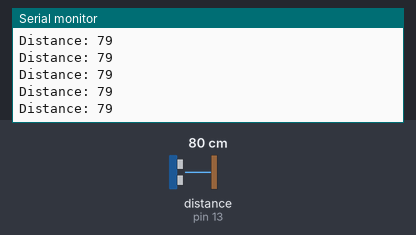
This sketch was run on a simulated Arduino Uno, built with avr-gcc and run on an emulated ATmega328P. On the bench: the last lines printed to the serial monitor. Wiring (inferred from the names in the program): ultrasonic range finder: trigger pin 12; echo pin 13. Inputs (shaded band) come from the test bench; at power-on: distance to the obstacle (sensor on pin 13) 80 cm. The echo pulse lasts 58.3 µs per cm.

Above: at 1.2 s.
1.3 s: distance to the obstacle (sensor on pin 13) set to 299 cm
At 1.62 s:
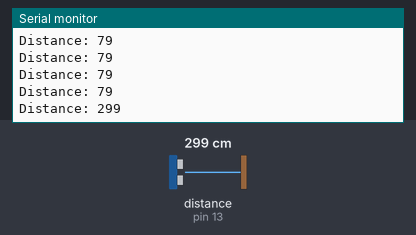
4.3 s: distance to the obstacle (sensor on pin 13) set to 2 cm
At 4.45 s:
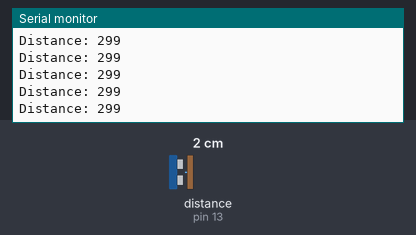
Timing chart, 0 to 7.3 s (numbered marks = the images above; inputs shaded):
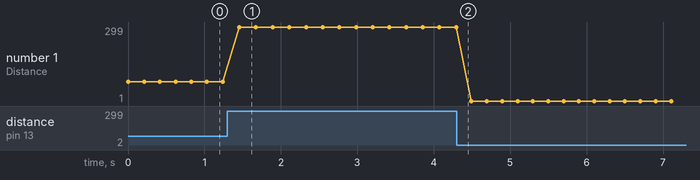

The sketch:

HC-SR04.ino
```cpp
// pins numbers
const int trigPin = 12;
const int echoPin = 13;
const int vccPin= 11;

// HC-SR04 modules is plugged directly into the arduino
// GND -> GND
// ECHO -> Pin 13
// TRIG -> Pin 12
// VCC -> Pin 11

void setup()
{
  pinMode(vccPin, OUTPUT);
  digitalWrite(vccPin, HIGH); // power on the vccPin
  pinMode(trigPin, OUTPUT);
  pinMode(echoPin, INPUT);
  Serial.begin(9600); // Starts the serial communication
}

void loop()
{
  long duration;
  int distance;

  digitalWrite(trigPin, LOW);
  delayMicroseconds(2);

  digitalWrite(trigPin, HIGH);
  delayMicroseconds(10);

  digitalWrite(trigPin, LOW);
  duration = pulseIn(echoPin, HIGH);

  //Calculate the distance (in cm) based on the speed of sound.
  distance = duration/58.2;

  // Prints the distance on the Serial Monitor
  Serial.print("Distance: ");
  Serial.println(distance);
  delay(200);
}
```

Measured:
- after the input at 1.3 s, the serial monitor: prints a new line after 0.16 s (image 1)
- plotted number 1: 79 → 299 after the input at 1.3 s, 299 → 1 after the input at 4.3 s
